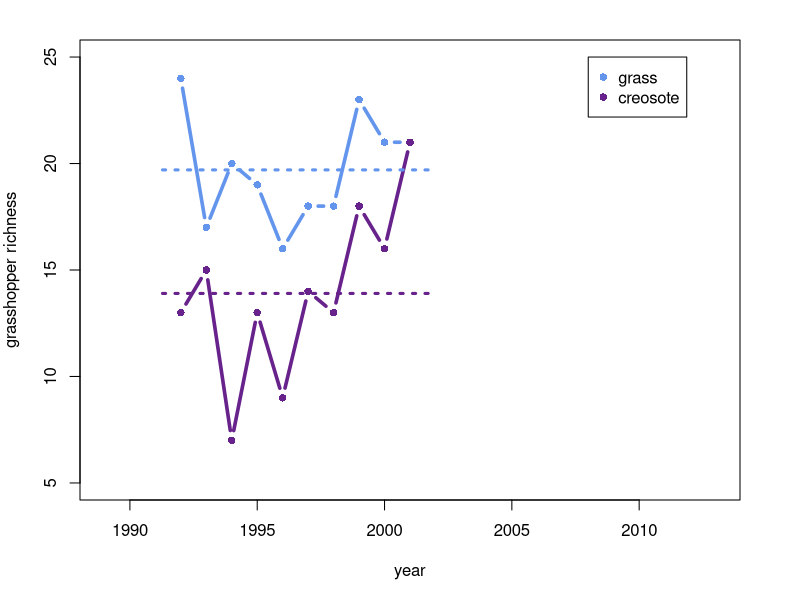
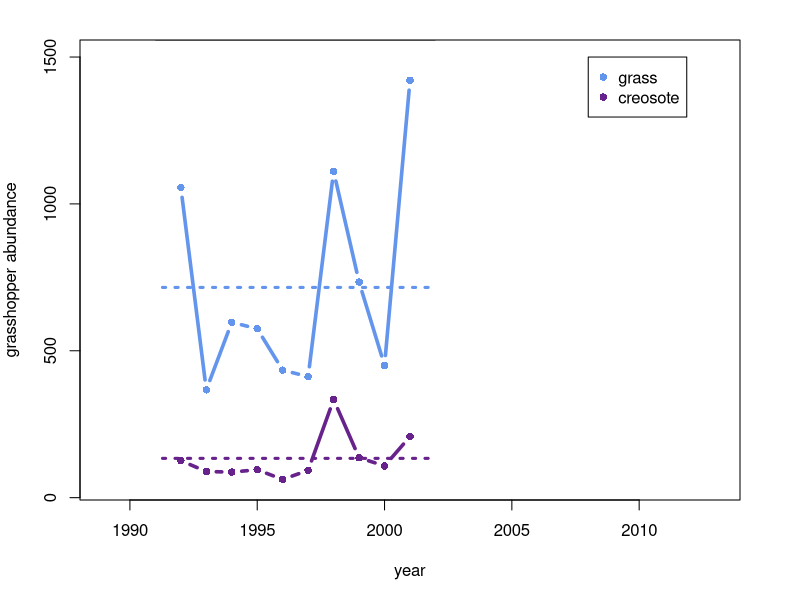

These figures' R source, in order: (Note: this script raises an error after producing the figures.)
require(plyr)
require(plotrix)
require(calibrate)
require(vegan)
require(car)


SEV106 <- read.csv("workflows-and-analysis/SEV_grasshopper/SEV106_raw.csv", header = TRUE, strip.white = TRUE)

### removing rows were SPECIES = NONE
SEV106 <- SEV106[-which(SEV106$SPECIES == "NONE"),]

### creating year column from date variable 
SEV106["year"] <- strptime(SEV106$DATE, "%m/%d/%Y")$year+1900

##########################################
###creating grass and creosote data.frames

# subsetting by "5 points" location 
grass.hop <- SEV106[which(SEV106$SITE == "G"),]

larrea.hop <- SEV106[which(SEV106$SITE == "C"),]

###########
###richness

###grass
grass.hop.rich <- ddply(grass.hop, .(year), summarise, 
                    spp_count = length(unique(SPECIES)))

grass.hop.rich.m <- mean(grass.hop.rich$spp_count)
#19.7

###creosote
larrea.hop.rich <- ddply(larrea.hop, .(year), summarise, 
                    spp_count = length(unique(SPECIES)))

larrea.hop.rich.m <- mean(larrea.hop.rich$spp_count)
#13.9

###plot
par(mar=c(5, 4, 2, 3), xpd=TRUE)
leg.text <- 	c("grass", "creosote")
leg.col <- c("cornflowerblue", "darkorchid4")

plot(grass.hop.rich, type = "n",
  		ylab="grasshopper richness",
			xlim = c(1989, 2013), ylim = c(5, 25))

lines(grass.hop.rich$year, grass.hop.rich$spp_count, type="b", lty= 1, pch=16, lwd=3.5, col="cornflowerblue")
lines(larrea.hop.rich$year, larrea.hop.rich$spp_count, type="b", lty= 1, pch=16, lwd=3.5, col="darkorchid4")

###lines for overall means
ablineclip(a=grass.hop.rich.m, b=0, x1=1991, x2=2002, lty= 3, lwd=3.0, col="cornflowerblue")
ablineclip(a=larrea.hop.rich.m, b=0, x1=1991, x2=2002, lty= 3, lwd=3.0, col="darkorchid4")

legend(2008, 25, cex = 1.0, leg.text, col=leg.col, pch=16)


############
###abundance

###grass
grass.hop.ab <- ddply(grass.hop, .(year, SPECIES), summarise, 
                    abundance = sum(CNT))
grass.hop.ab <- ddply(grass.hop.ab, .(year), summarise, 
                    abundance = sum(abundance))

grass.hop.ab.m <- mean(grass.hop.ab$abundance)
#715.7

###grass
larrea.hop.ab <- ddply(larrea.hop, .(year, SPECIES), summarise, 
                    abundance = sum(CNT))
larrea.hop.ab <- ddply(larrea.hop.ab, .(year), summarise, 
                    abundance = sum(abundance))

larrea.hop.ab.m <- mean(larrea.hop.ab$abundance)
#133.8

###plot
par(mar=c(5, 4, 2, 3), xpd=TRUE)

plot(grass.hop.ab, type = "n",
  		ylab="grasshopper abundance",
			xlim = c(1989, 2013), ylim = c(50, 1500))

lines(grass.hop.ab$year, grass.hop.ab$abundance, type="b", lty= 1, pch=16, lwd=3.5, col="cornflowerblue")
lines(larrea.hop.ab$year, larrea.hop.ab$abundance, type="b", lty= 1, pch=16, lwd=3.5, col="darkorchid4")

###lines for overall means
ablineclip(a=grass.hop.ab.m, b=0, x1=1991, x2=2002, lty= 3, lwd=3.0, col="cornflowerblue")
ablineclip(a=larrea.hop.ab.m, b=0, x1=1991, x2=2002, lty= 3, lwd=3.0, col="darkorchid4")

legend(2008, 1500, cex = 1.0, leg.text, col=leg.col, pch=16)


##########################
###creating species matrix

###grass
grass.hop.spp <- aggregate(SPECIES ~ year, data = grass.hop, FUN= table)
grass.hop.spp <- data.frame(year=grass.hop.spp$year, grass.hop.spp$SPECIES)

###larrea
larrea.hop.spp <- aggregate(SPECIES ~ year, data = larrea.hop, FUN= table)
larrea.hop.spp<- data.frame(year=larrea.hop.spp$year, larrea.hop.spp$SPECIES)


#############
###ordination

###combining grass and larrea data.frames for ordination
comb.hop <- join(grass.hop.spp, larrea.hop.spp, type="full")
comb.hop <- comb.hop[,-1]

###ordination
hop.ord <- metaMDS(comb.hop, distance = "bray", trace = TRUE)
hop.ord.scores <- scores(hop.ord, display = c("sites", "species"))

###adding year to scores data.frame
year <- data.frame(rep(1992:2001, times=2))
colnames(year) <- "year"

scores.yr <- cbind(hop.ord.scores, year)

###plot
par(mar=c(4, 4, 2, 2), xpd=TRUE)
leg.text <- 	c("grass", "creosote")
leg.col <- c("cornflowerblue", "darkorchid4")

plot(hop.ord, type = "n", xlim = c(-1.5, 1.0), ylim = c(-1.0, 1.0))
 
points(hop.ord.scores[c(1:10),], cex = 1.2, pch=16, col="cornflowerblue")
points(hop.ord.scores[c(11:20),], cex = 1.2, pch=16, col="darkorchid4")

textxy(scores.yr$NMDS1, scores.yr$NMDS2, scores.yr$year)

legend(-1.5, 1.0, cex = 1, leg.text, col=leg.col, pch=16)


####################
###time-lag analysis

###grass

# creating distance matrix from species matrix
DM_grass.hop <- vegdist(grass.hop.spp, method="euclidean",
								diag=FALSE, upper=FALSE, na.rm=TRUE)
DM_grass.hop <- as.matrix(DM_grass.hop)	

# get the lags from distance matrix
get_lags = function(DM_grass.hop){

# label each row and each column.
rownums = row(DM_grass.hop)
colnums = col(DM_grass.hop)

# A mini-function to get all the elements that are lagged by i time steps,
# then put them into a long-form matrix with i in the first column and
# the matrix value in the second column.
get_lag_i = function(i){
    cbind(lag = i, value = DM_grass.hop[rownums == (colnums + i)])
  }

# apply get_lag_i to all lags from 1 to n-1
# replace n with number of columns 
  lag_list = lapply(
    1:(10-1),
    get_lag_i
  )

# squash all the lags from the list into one long-form matrix
  do.call(rbind, lag_list)
}

# final: matrix converted to long-form
DM_grass.hop.long <- data.frame(get_lags(DM_grass.hop))

# regression
lm.grass.hop <- lm(value ~ lag, data=DM_grass.hop.long)
summary(lm.grass.hop)

# plotting regression graph 
par(mar=c(5, 5, 1, 1), xpd=TRUE)
plot(DM_grass.hop.long$value, DM_grass.hop.long$lag, type="n",
     xlab="time lag",
     ylab="distance",
		xlim=c(0,10), ylim=c(0,500))

# plotting points
points(DM_grass.hop.long$lag, DM_grass.hop.long$value, cex = 1.0, pch=16, col="cornflowerblue")

# plotting regression line
ablineclip(lm.grass.hop, x1=0, x2=10, type="l", lty= 1, lwd=3.5, col="#000000")


###creosote

# creating distance matrix from species matrix
DM_creosote.hop <- vegdist(larrea.hop.spp, method="euclidean",
								diag=FALSE, upper=FALSE, na.rm=TRUE)
DM_creosote.hop <- as.matrix(DM_creosote.hop)	

# get the lags from distance matrix
get_lags = function(DM_creosote.hop){

# label each row and each column.
rownums = row(DM_creosote.hop)
colnums = col(DM_creosote.hop)

# A mini-function to get all the elements that are lagged by i time steps,
# then put them into a long-form matrix with i in the first column and
# the matrix value in the second column.
get_lag_i = function(i){
    cbind(lag = i, value = DM_creosote.hop[rownums == (colnums + i)])
  }

# apply get_lag_i to all lags from 1 to n-1
# replace n with number of columns 
  lag_list = lapply(
    1:(10-1),
    get_lag_i
  )

# squash all the lags from the list into one long-form matrix
  do.call(rbind, lag_list)
}

# final: matrix converted to long-form
DM_creosote.hop.long <- data.frame(get_lags(DM_creosote.hop))

# regression
lm.creosote.hop <- lm(value ~ lag, data=DM_creosote.hop.long)
summary(lm.creosote.hop)

# plotting regression graph 
par(mar=c(5, 5, 1, 1), xpd=TRUE)
plot(DM_creosote.hop.long$value, DM_creosote.hop.long$lag, type="n",
     xlab="time lag",
     ylab="distance",
		xlim=c(0,10), ylim=c(0,100))

# plotting points
points(DM_creosote.hop.long$lag, DM_creosote.hop.long$value, cex = 1.0, pch=16, col="darkorchid4")

# plotting regression line
ablineclip(lm.creosote.hop, x1=0, x2=10, type="l", lty= 1, lwd=3.5, col="#000000")



#############
###Rank plots

###grass

# Removing species that never occure throughout time-series
grass.hop.sum <- colSums(grass.hop.spp, dims = 1)
grass.hop_v2 <- grass.hop.spp[grass.hop.sum > 0]

# Reshape the data in long format
grass.hop.rank <- melt(grass.hop_v2, value.name = "abundance", id.vars = "year", variable.name = "species")

# graph: linear version 
ggplot(grass.hop.rank, aes(year,log(abundance),color=species)) + geom_line()

# graph: final circular version
par(mar=c(10, 10, 1, 1), xpd=TRUE)
grass.hop.rank.plot <- ggplot(grass.hop.rank, aes(year,log(abundance),color=species)) + 
																			geom_line() + 
																			coord_polar() + 
																			theme_bw() + 
																			ylab("grass log abundance") + 
																			theme(legend.position = "none", 
																				axis.title.x=element_text(size=15), 
																				axis.title.y=element_text(size=15))
grass.hop.rank.plot <- grass.hop.rank.plot + geom_text(data = grass.hop.rank[grass.hop.rank$year == "1997",], aes(label = species))
plot(grass.hop.rank.plot)


###creosote

# Removing species that never occure throughout time-series
creosote.hop.sum <- colSums(larrea.hop.spp, dims = 1)
creosote.hop_v2 <- larrea.hop.spp[creosote.hop.sum > 0]

# Reshape the data in long format
creosote.hop.rank <- melt(creosote.hop_v2, value.name = "abundance", id.vars = "year", variable.name = "species")

# graph: linear version 
ggplot(creosote.hop.rank, aes(year,log(abundance),color=species)) + geom_line()

# graph: final circular version
par(mar=c(10, 10, 1, 1), xpd=TRUE)
creosote.hop.rank.plot <- ggplot(creosote.hop.rank, aes(year,log(abundance),color=species)) + 
																			geom_line() + 
																			coord_polar() + 
																			theme_bw() + 
																			ylab("creosote log abundance") + 
																			theme(legend.position = "none", 
																				axis.title.x=element_text(size=15), 
																				axis.title.y=element_text(size=15))
creosote.hop.rank.plot <- creosote.hop.rank.plot + geom_text(data = creosote.hop.rank[creosote.hop.rank$year == "1997",], aes(label = species))
plot(creosote.hop.rank.plot)
